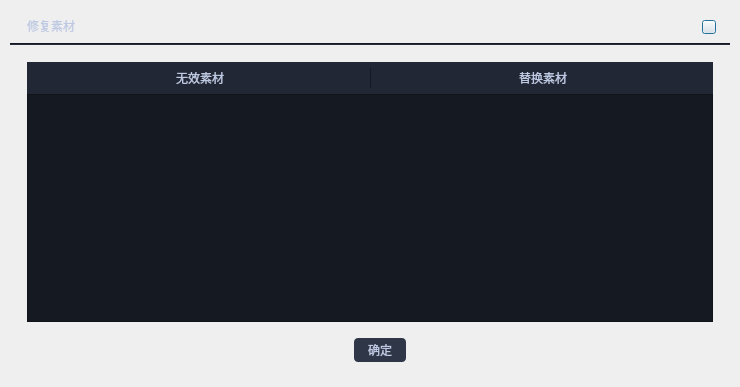
<?xml version="1.0" encoding="UTF-8"?>
<ui version="4.0">
 <class>Dialog</class>
 <widget class="QDialog" name="Dialog">
  <property name="geometry">
   <rect>
    <x>0</x>
    <y>0</y>
    <width>740</width>
    <height>387</height>
   </rect>
  </property>
  <property name="windowTitle">
   <string>Dialog</string>
  </property>
  <widget class="QWidget" name="widget_titleBar" native="true">
   <property name="geometry">
    <rect>
     <x>10</x>
     <y>10</y>
     <width>720</width>
     <height>32</height>
    </rect>
   </property>
   <widget class="QLabel" name="label">
    <property name="geometry">
     <rect>
      <x>17</x>
      <y>10</y>
      <width>54</width>
      <height>12</height>
     </rect>
    </property>
    <property name="styleSheet">
     <string notr="true">QLabel {
font-family:&quot;Microsoft YaHei&quot;;
font-size:12px;
color:#BDC8E2;
background:transparent;
}</string>
    </property>
    <property name="text">
     <string>修复素材</string>
    </property>
   </widget>
   <widget class="QPushButton" name="pushButton_close">
    <property name="geometry">
     <rect>
      <x>692</x>
      <y>10</y>
      <width>14</width>
      <height>14</height>
     </rect>
    </property>
    <property name="text">
     <string/>
    </property>
   </widget>
  </widget>
  <widget class="QLabel" name="label_sep1">
   <property name="geometry">
    <rect>
     <x>10</x>
     <y>43</y>
     <width>720</width>
     <height>1</height>
    </rect>
   </property>
   <property name="styleSheet">
    <string notr="true">QLabel{
background:#151921;
}</string>
   </property>
   <property name="text">
    <string/>
   </property>
  </widget>
  <widget class="QLabel" name="label_sep2">
   <property name="geometry">
    <rect>
     <x>10</x>
     <y>44</y>
     <width>720</width>
     <height>1</height>
    </rect>
   </property>
   <property name="styleSheet">
    <string notr="true">QLabel{
background:#272D3D;
}</string>
   </property>
   <property name="text">
    <string/>
   </property>
  </widget>
  <widget class="QWidget" name="widget_body" native="true">
   <property name="geometry">
    <rect>
     <x>10</x>
     <y>45</y>
     <width>720</width>
     <height>333</height>
    </rect>
   </property>
   <widget class="QPushButton" name="pushButton_ok">
    <property name="geometry">
     <rect>
      <x>344</x>
      <y>293</y>
      <width>52</width>
      <height>24</height>
     </rect>
    </property>
    <property name="styleSheet">
     <string notr="true">QPushButton {
font-family:&quot;Microsoft YaHei&quot;;
font-size:12px;
background-color:#2E3648;
color:#BDC8E2;
border-radius:4px;
}
QPushButton:hover {
background-color:#384156;
color:#BDC8E2;
}
QPushButton:pressed {
background-color:#292F3F;
color:#737E9E;
}</string>
    </property>
    <property name="text">
     <string>确定</string>
    </property>
   </widget>
   <widget class="QWidget" name="widget_content" native="true">
    <property name="geometry">
     <rect>
      <x>16</x>
      <y>16</y>
      <width>688</width>
      <height>261</height>
     </rect>
    </property>
    <widget class="QWidget" name="widget_listHead" native="true">
     <property name="geometry">
      <rect>
       <x>1</x>
       <y>1</y>
       <width>686</width>
       <height>32</height>
      </rect>
     </property>
     <property name="styleSheet">
      <string notr="true">QWidget {
background-color:#212735;
}</string>
     </property>
     <widget class="QLabel" name="label_2">
      <property name="geometry">
       <rect>
        <x>149</x>
        <y>10</y>
        <width>54</width>
        <height>12</height>
       </rect>
      </property>
      <property name="styleSheet">
       <string notr="true">QLabel {
font-family:&quot;Microsoft YaHei&quot;;
font-size:12px;
color:#BDC8E2;
background:transparent;
}</string>
      </property>
      <property name="text">
       <string>无效素材</string>
      </property>
     </widget>
     <widget class="QLabel" name="label_3">
      <property name="geometry">
       <rect>
        <x>492</x>
        <y>10</y>
        <width>54</width>
        <height>12</height>
       </rect>
      </property>
      <property name="styleSheet">
       <string notr="true">QLabel {
font-family:&quot;Microsoft YaHei&quot;;
font-size:12px;
color:#BDC8E2;
background:transparent;
}</string>
      </property>
      <property name="text">
       <string>替换素材</string>
      </property>
     </widget>
     <widget class="QLabel" name="label_4">
      <property name="geometry">
       <rect>
        <x>343</x>
        <y>6</y>
        <width>1</width>
        <height>20</height>
       </rect>
      </property>
      <property name="styleSheet">
       <string notr="true">QLabel{
background-color:#151921;
}</string>
      </property>
      <property name="text">
       <string/>
      </property>
     </widget>
    </widget>
    <widget class="QListWidget" name="listWidget">
     <property name="geometry">
      <rect>
       <x>1</x>
       <y>33</y>
       <width>686</width>
       <height>228</height>
      </rect>
     </property>
     <property name="styleSheet">
      <string notr="true">QListWidget {
background-color:#151921;
}</string>
     </property>
    </widget>
   </widget>
  </widget>
 </widget>
 <resources/>
 <connections/>
</ui>
